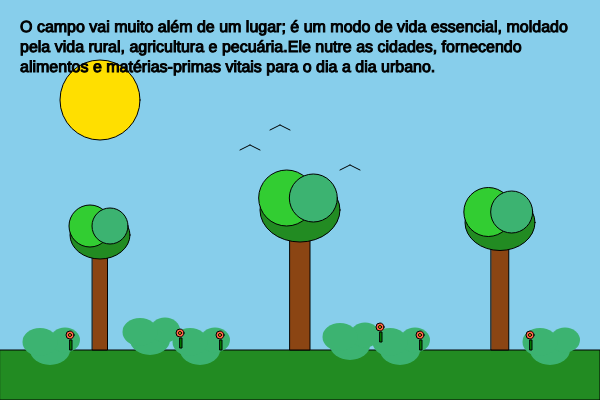
Frame 1 (no input)
Frame 60 (no input): identical to frame 1, image omitted
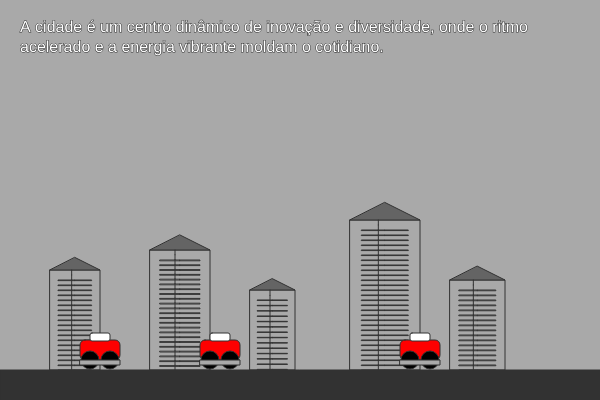
Frame 120 (the mouse pressed at the canvas centre since frame 60)

The p5.js sketch that drew these frames (run headless with seeded random() and noise() and a simulated clock; from frame 60 on, the mouse is pressed at the canvas centre):

// p5.js sketch
// ── sketch.js
let isCity = false; // Define se está na cidade ou no campo

function setup() {
  createCanvas(600, 400);
}

function draw() {
  if (isCity) {
    drawCity();
  } else {
    drawField();
  }
}

function drawField() {
  background(135, 206, 235); // Céu azul claro
  fill(34, 139, 34); // Verde para o campo
  rect(0, height - 50, width, 50); // Grama

  let groundLevel = height - 50; // Nível do chão verde

  // Árvores aprimoradas e AGORA NO CHÃO!
  drawTree(100, groundLevel, 60, 100);
  drawTree(300, groundLevel, 80, 120);
  drawTree(500, groundLevel, 70, 110);

  // Sol
  fill(255, 223, 0);
  ellipse(100, 100, 80, 80);

  // Pássaros aprimorados
  drawBird(250, 150);
  drawBird(350, 170);
  drawBird(280, 130);

  // Arbustos e flores
  drawBush(50, groundLevel);
  drawBush(200, groundLevel);
  drawBush(400, groundLevel);
  drawBush(550, groundLevel);
  drawBush(150, groundLevel - 10);
  drawBush(350, groundLevel - 5);
  drawFlower(70, groundLevel);
  drawFlower(220, groundLevel);
  drawFlower(420, groundLevel);
  drawFlower(530, groundLevel);
  drawFlower(180, groundLevel - 2);
  drawFlower(380, groundLevel - 8);

  // Texto sobre o Campo
  fill(0, 0, 0);
  textSize(16);
  textAlign(LEFT, TOP);
  let campoText = "O campo vai muito além de um lugar; é um modo de vida essencial, moldado pela vida rural, agricultura e pecuária.Ele nutre as cidades, fornecendo alimentos e matérias-primas vitais para o dia a dia urbano.";
  text(campoText, 20, 20, width - 40, height - 100);
}

function drawCity() {
  background(169, 169, 169); // Cor do fundo de cidade cinza

  let streetLevel = height - 30;

  // Estruturas da cidade
  drawBuilding(50, streetLevel, 100, 50, 20);
  drawBuilding(150, streetLevel, 120, 60, 25);
  drawBuilding(250, streetLevel, 80, 45, 15);
  drawBuilding(350, streetLevel, 150, 70, 30);
  drawBuilding(450, streetLevel, 90, 55, 18);

  // Rua
  fill(50);
  rect(0, streetLevel, width, 30);

  // Carros aprimorados
  drawCar(80, height - 50);
  drawCar(200, height - 50);
  drawCar(400, height - 50);

  // Texto sobre a Cidade
  fill(255, 255, 255);
  textSize(16);
  textAlign(LEFT, TOP);
  let cityText = "A cidade é um centro dinâmico de inovação e diversidade, onde o ritmo acelerado e a energia vibrante moldam o cotidiano.";
  text(cityText, 20, 20, width - 40, height - 100);
}

// FUNÇÕES DE DESENHO APRIMORADAS

function drawTree(x, yBase, foliageWidth, trunkHeight) {
  // Tronco
  fill(139, 69, 19); // Marrom
  rect(x - (foliageWidth / 8), yBase - trunkHeight, foliageWidth / 4, trunkHeight);

  // Folhagem com mais forma
  fill(34, 139, 34); // Verde escuro
  ellipse(x, yBase - trunkHeight - (foliageWidth / 4), foliageWidth, foliageWidth * 0.8);
  fill(50, 205, 50); // Verde médio
  ellipse(x - (foliageWidth / 6), yBase - trunkHeight - (foliageWidth / 2.5), foliageWidth * 0.7, foliageWidth * 0.7);
  fill(60, 179, 113); // Verde claro
  ellipse(x + (foliageWidth / 6), yBase - trunkHeight - (foliageWidth / 2.5), foliageWidth * 0.6, foliageWidth * 0.6);
}

// Desenha um arbusto
function drawBush(x, yBase) {
  fill(60, 179, 113); // Verde claro
  noStroke();
  ellipse(x, yBase, 40, 30);
  ellipse(x + 15, yBase - 10, 30, 25);
  ellipse(x - 10, yBase - 8, 35, 28);
  stroke(0);
}

// Desenha uma flor
function drawFlower(x, yBase) {
  fill(0, 128, 0); // Caule verde escuro
  rect(x, yBase - 10, 2, 10);
  fill(255, 99, 71); // Pétalas vermelhas
  ellipse(x, yBase - 15, 8, 8);
  fill(255, 200, 0); // Miolo amarelo
  ellipse(x, yBase - 15, 3, 3);
}

function drawBird(x, y) {
  fill(0); // Pássaro preto
  line(x - 10, y, x, y - 5);
  line(x, y - 5, x + 10, y);
}

// FUNÇÕES DE CARROS E PRÉDIOS MELHORADAS

function drawCar(x, y) {
  fill(255, 0, 0); // Corpo do carro vermelho
  rect(x, y - 10, 40, 20, 5); // Corpo com bordas arredondadas

  fill(255); // Janelas brancas
  rect(x + 10, y - 17, 20, 8, 2); // Janela principal
  
  fill(0); // Preto para as rodas
  ellipse(x + 10, y + 10, 18, 18); // Roda 1
  ellipse(x + 30, y + 10, 18, 18); // Roda 2
  
  fill(169, 169, 169); // Detalhes para o para-choque
  rect(x, y + 10, 40, 5);
}

function drawBuilding(x, yBase, height, widthBuilding, numFloors) {
  // Corpo do prédio
  fill(169, 169, 169); // Cinza claro
  rect(x, yBase - height, widthBuilding, height);

  // Telhado
  fill(100); // Cinza escuro para o telhado
  triangle(x, yBase - height, x + widthBuilding, yBase - height, x + widthBuilding / 2, yBase - height - (widthBuilding / 4));

  // Janelas com mais detalhes
  let windowWidth = widthBuilding / 3;
  let windowHeight = (height - (widthBuilding / 4)) / numFloors - 5;

  for (let i = 0; i < numFloors; i++) {
    fill(255); // Janelas acesas
    rect(x + (widthBuilding / 6), yBase - height + (i * (height / numFloors)) + 10, windowWidth, windowHeight);
    
    fill(200); // Janelas apagadas
    rect(x + (widthBuilding / 6) * 3, yBase - height + (i * (height / numFloors)) + 10, windowWidth, windowHeight);
  }

  // Detalhes na fachada
  stroke(50);
  for (let i = 0; i < numFloors; i++) {
    line(x + windowWidth + 5, yBase - height + (i * (height / numFloors)), x + windowWidth + 5, yBase - height + ((i + 1) * (height / numFloors)));
  }
}

function mousePressed() {
  isCity = !isCity;
}
